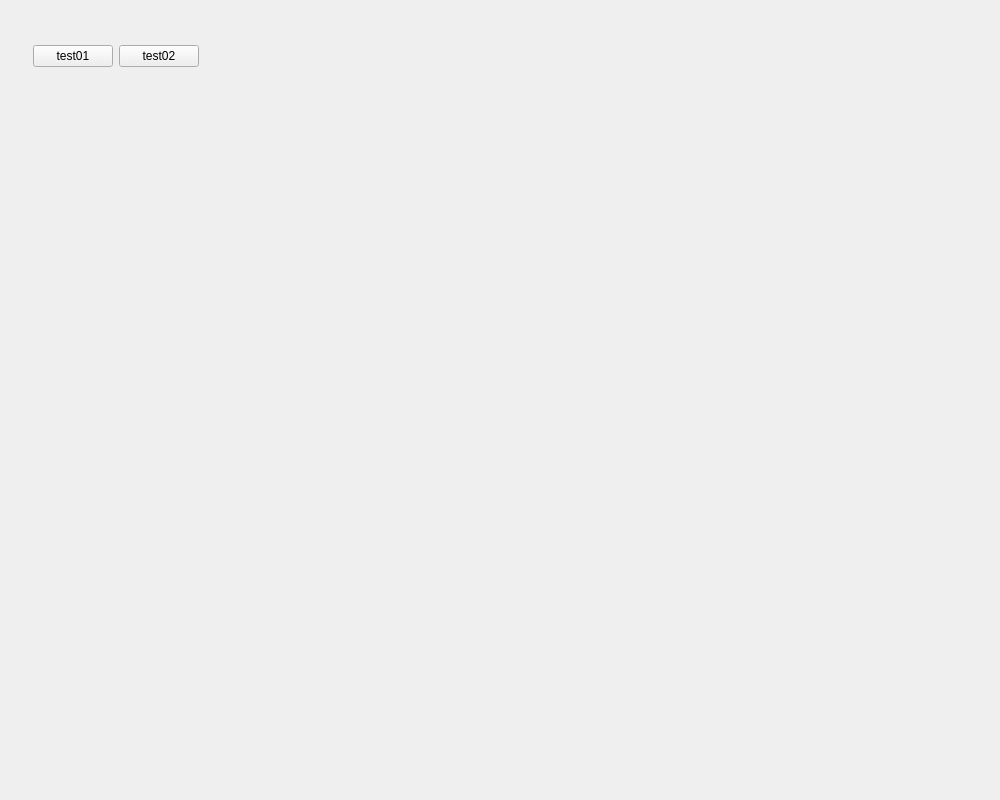
<?xml version="1.0" encoding="UTF-8"?>
<ui version="4.0">
 <class>ThreadDemo02Widget</class>
 <widget class="QWidget" name="ThreadDemo02Widget">
  <property name="geometry">
   <rect>
    <x>0</x>
    <y>0</y>
    <width>1000</width>
    <height>800</height>
   </rect>
  </property>
  <property name="windowTitle">
   <string>ThreadDemo02Widget</string>
  </property>
  <layout class="QGridLayout" name="gridLayout">
   <item row="0" column="0">
    <widget class="QWidget" name="rootWidget" native="true">
     <layout class="QVBoxLayout" name="verticalLayout" stretch="1,10">
      <item>
       <widget class="QWidget" name="topWidget" native="true">
        <layout class="QHBoxLayout" name="horizontalLayout">
         <item>
          <widget class="QPushButton" name="test01Button">
           <property name="text">
            <string>test01</string>
           </property>
          </widget>
         </item>
         <item>
          <widget class="QPushButton" name="test02Button">
           <property name="text">
            <string>test02</string>
           </property>
          </widget>
         </item>
         <item>
          <spacer name="horizontalSpacer">
           <property name="orientation">
            <enum>Qt::Horizontal</enum>
           </property>
           <property name="sizeHint" stdset="0">
            <size>
             <width>731</width>
             <height>20</height>
            </size>
           </property>
          </spacer>
         </item>
        </layout>
       </widget>
      </item>
      <item>
       <widget class="QWidget" name="bottomWidget" native="true"/>
      </item>
     </layout>
    </widget>
   </item>
  </layout>
 </widget>
 <layoutdefault spacing="6" margin="11"/>
 <resources/>
 <connections>
  <connection>
   <sender>test01Button</sender>
   <signal>clicked()</signal>
   <receiver>ThreadDemo02Widget</receiver>
   <slot>test01ButtonClicked()</slot>
   <hints>
    <hint type="sourcelabel">
     <x>92</x>
     <y>50</y>
    </hint>
    <hint type="destinationlabel">
     <x>99</x>
     <y>-21</y>
    </hint>
   </hints>
  </connection>
  <connection>
   <sender>test02Button</sender>
   <signal>clicked()</signal>
   <receiver>ThreadDemo02Widget</receiver>
   <slot>test02ButtonClicked()</slot>
   <hints>
    <hint type="sourcelabel">
     <x>186</x>
     <y>50</y>
    </hint>
    <hint type="destinationlabel">
     <x>186</x>
     <y>-75</y>
    </hint>
   </hints>
  </connection>
 </connections>
 <slots>
  <slot>test01ButtonClicked()</slot>
  <slot>test02ButtonClicked()</slot>
 </slots>
</ui>
